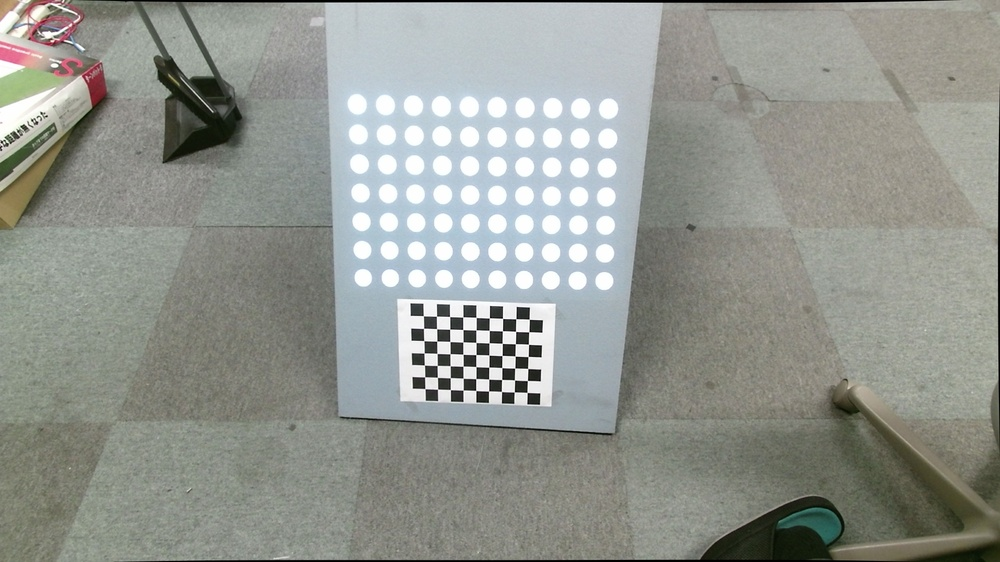
#> input picture board/camera_imagedata_2.jpeg, 1000 x 562 px, shrunk from 1920 x 1080 before the run, found by its file name
$ python thread.py
#> lines starting #> are read from the running program, lines starting #| are printed output that depends on the picture; after the words box and inside, x2 and y2 are one past the last pixel; in counts of white or black regions, pixels touching at a corner belong together
import cv2, matplotlib
import numpy as np
import matplotlib.pyplot as plt

# read an image
img = cv2.imread('/home/mikintu2/PythonPractice/procam_calib/camera_imagedata_2.jpeg')
#> img is the input picture: shape (562, 1000, 3); mean B, G, R 144.1, 150.4, 147
gray = cv2.cvtColor(img, cv2.COLOR_BGR2GRAY)
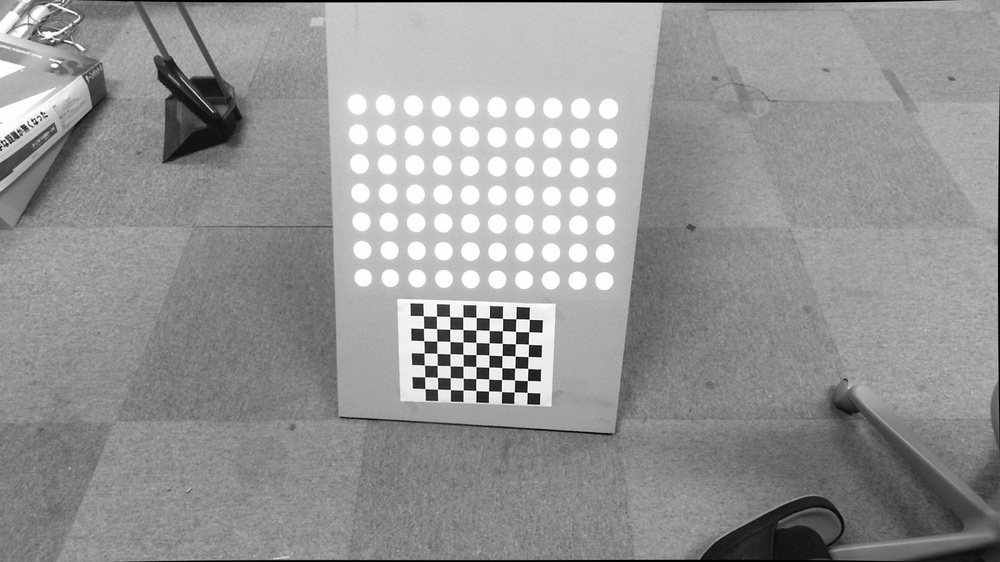
#> gray: shape (562, 1000); min 0, max 255, mean 148.6
invgray = cv2.bitwise_not(gray)
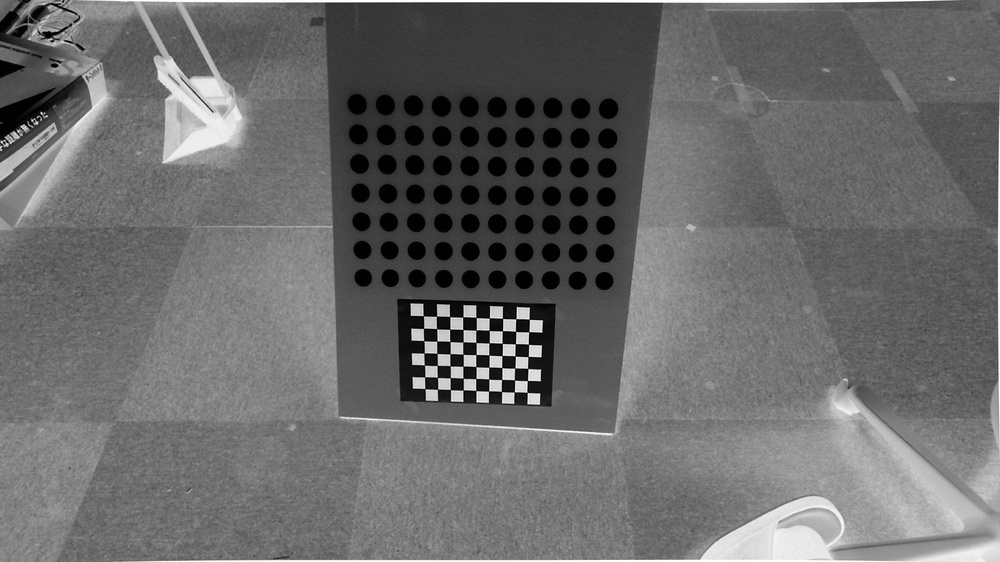
#> invgray: shape (562, 1000); min 0, max 255, mean 106.4

# show image format (basically a 3-d array of pixel color info, in BGR format)
print(img)
#> (printed output is left out)

# convert image to RGB color for matplotlib
img = cv2.cvtColor(img, cv2.COLOR_BGR2RGB)

# show image with matplotlib
plt.imshow(img)

# convert image to grayscale
gray_img = cv2.cvtColor(img, cv2.COLOR_RGB2GRAY)

# grayscale image represented as a 2-d array
print(gray_img)
#> (printed output is left out)

_, threshold_img = cv2.threshold(gray_img, 60, 255, cv2.THRESH_BINARY)
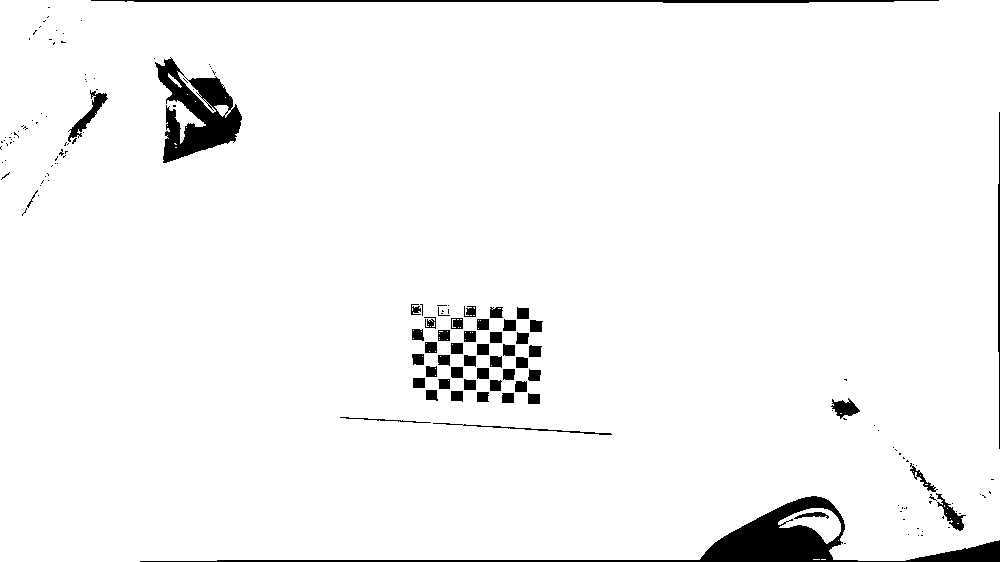
#> threshold_img: shape (562, 1000); 96.3% white; 158 black regions (106 under 20 px), largest, box (x1, y1, x2, y2) and area: (140, 496, 1000, 562) 7272, (155, 57, 242, 163) 4421, (91, 0, 939, 3) 1756

# show image
threshold_img = cv2.cvtColor(threshold_img, cv2.COLOR_GRAY2RGB)
plt.imshow(threshold_img)
plt.show()
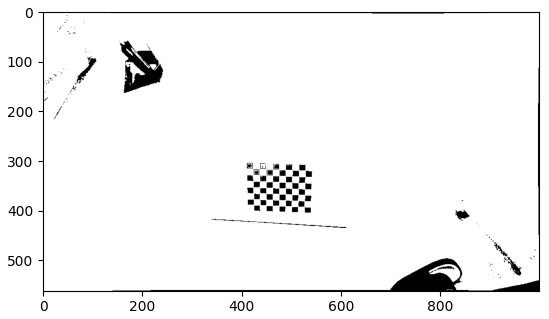
#> figure drawn by matplotlib, 1 panel
